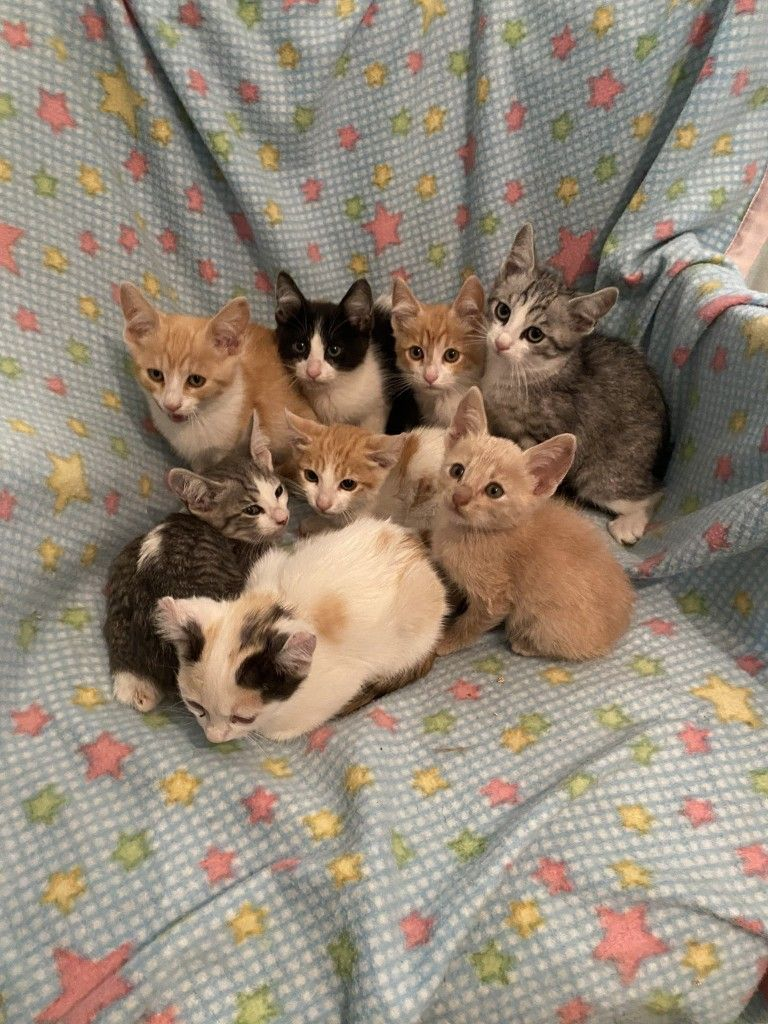
#> input picture Resources/Photos/cats.jpg, 768 x 1024 px
$ python contours.py
#> lines starting #> are read from the running program, lines starting #| are printed output that depends on the picture; after the words box and inside, x2 and y2 are one past the last pixel; in counts of white or black regions, pixels touching at a corner belong together
import cv2 as cv
import numpy as np
from Advanced import colors

img = cv.imread('../Resources/Photos/cats.jpg')
#> img is the input picture: shape (1024, 768, 3); mean B, G, R 119.2, 134.8, 148
cv.imshow('Cats', img)

blank = np.zeros(img.shape, dtype='uint8')
cv.imshow('Blank', blank)

gray = cv.cvtColor(img, cv.COLOR_BGR2GRAY)
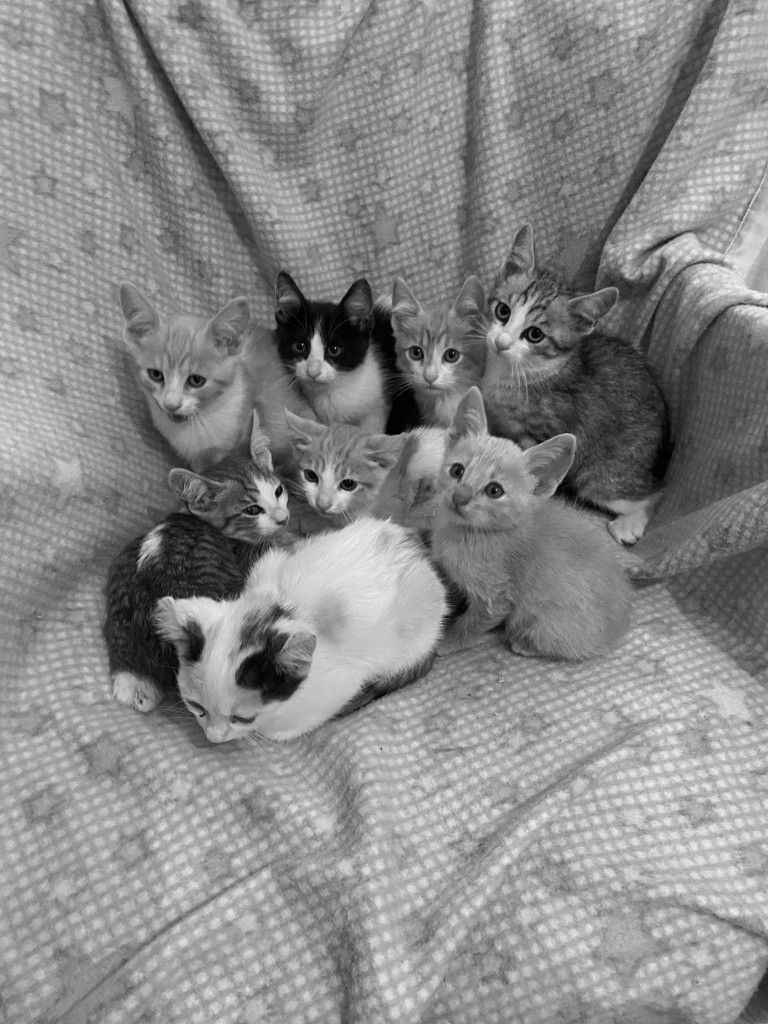
#> gray: shape (1024, 768); min 0, max 254, mean 137
cv.imshow('Gray', gray)
#
# blur = cv.GaussianBlur(gray, (5, 5), 0)
# cv.imshow('Blur', blur)

canny = cv.Canny(img, 125, 175)
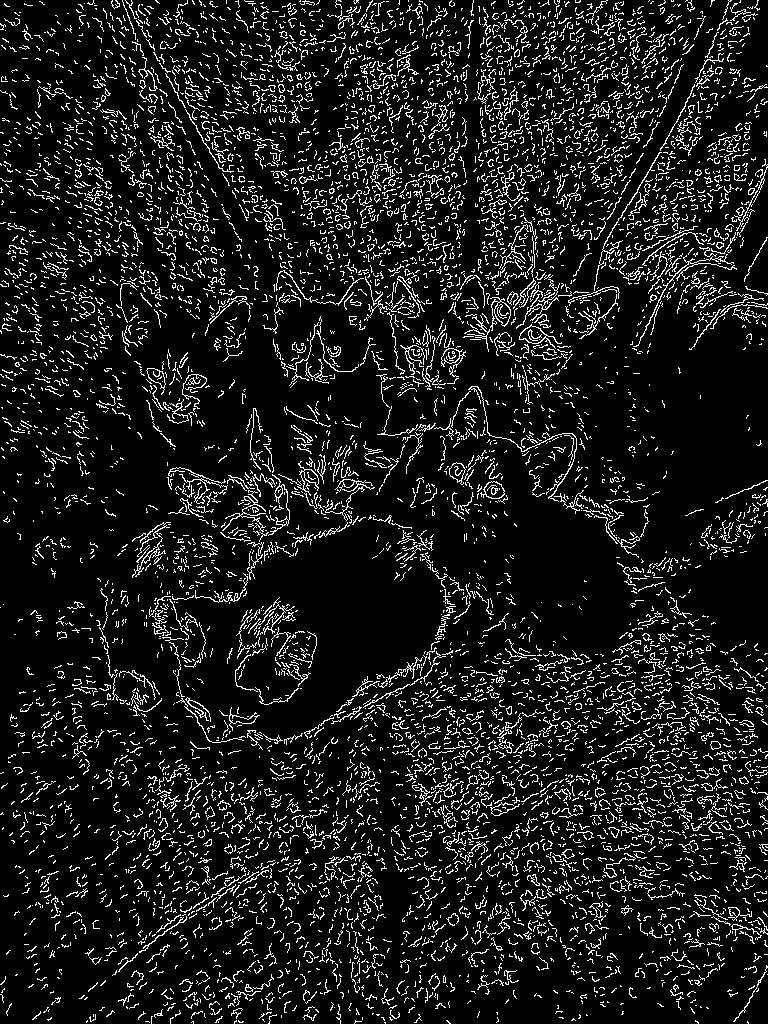
#> canny: shape (1024, 768); 10.4% white in thin lines or dots
cv.imshow('Canny edges', canny)

ret, thresh = cv.threshold(gray, 125, 255, cv.THRESH_BINARY)
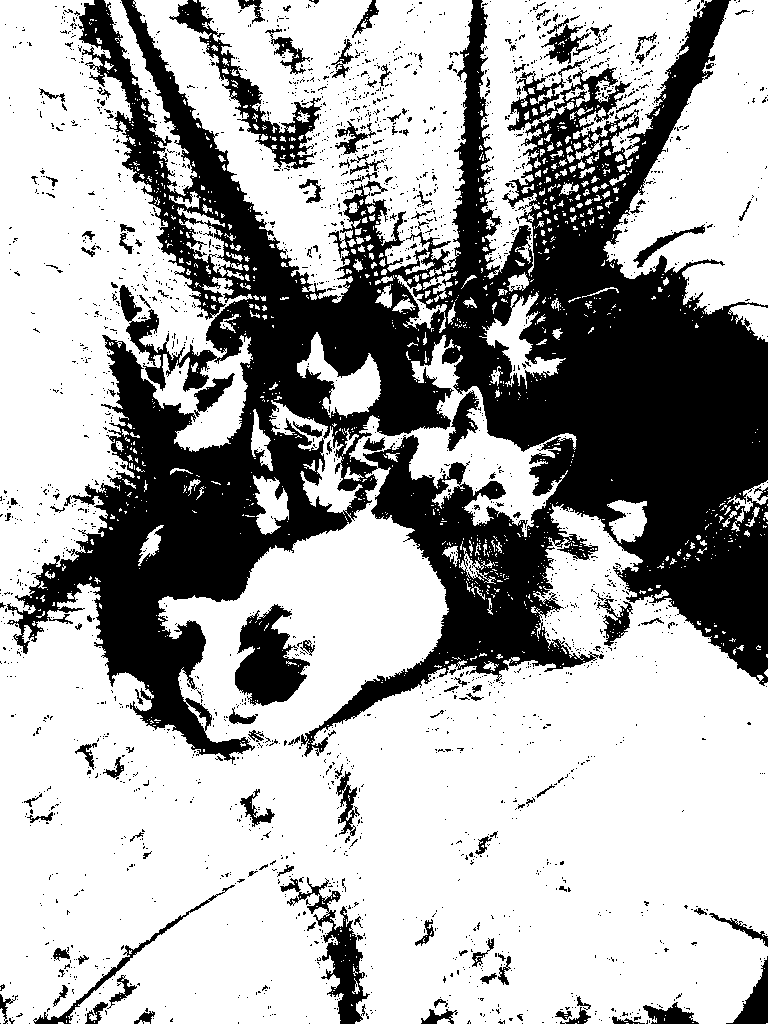
#> thresh: shape (1024, 768); 67% white; 2405 black regions (2253 under 20 px)
cv.imshow('Thresh', thresh)

contours, hierarchies = cv.findContours(thresh, cv.RETR_LIST, cv.CHAIN_APPROX_NONE)
#> contours = 4696 contours, 4351 with area under 20; largest, box (x1, y1, x2, y2) and area: (0, 0, 768, 1024) 403003, (133, 0, 473, 303) 58508, (603, 0, 768, 315) 29061, (479, 0, 712, 279) 25217, (234, 603, 311, 707) 4664
print(f'{len(contours)} contours found!')
#| 4696 contours found!

cv.drawContours(blank, contours, -1, colors.RED, thickness=1)
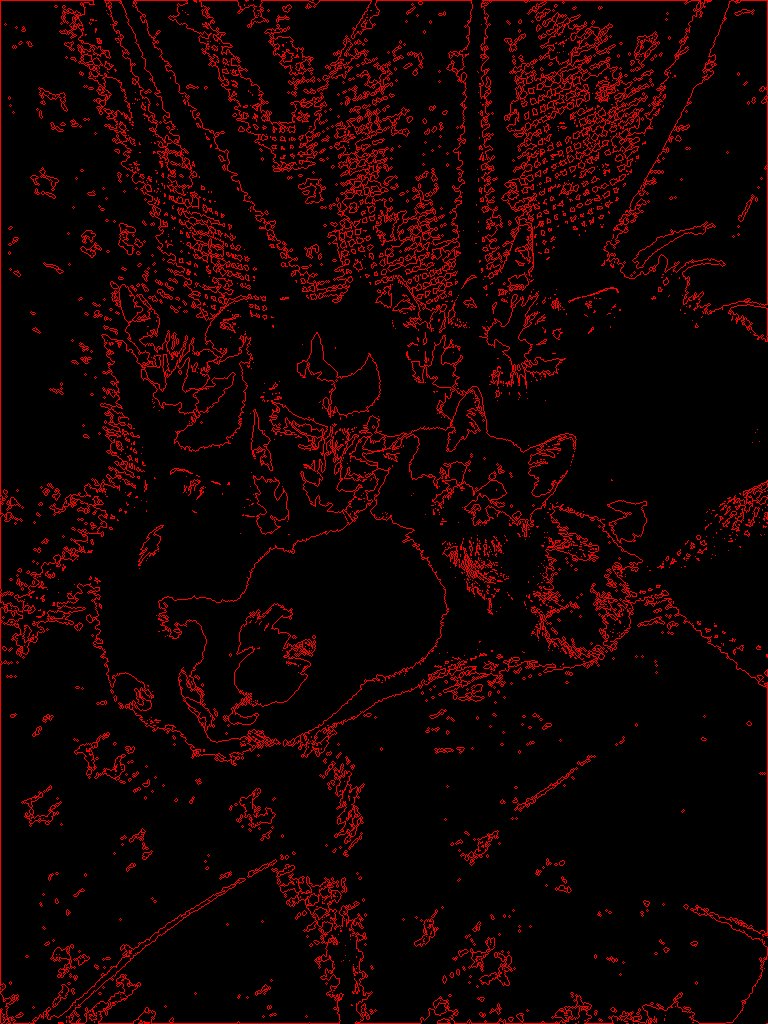
#> blank: shape (1024, 768, 3); mean of channels 0, 1, 2 0, 0, 19; drawn as B, G, R
cv.imshow('Contours', blank)

cv.waitKey(0)
